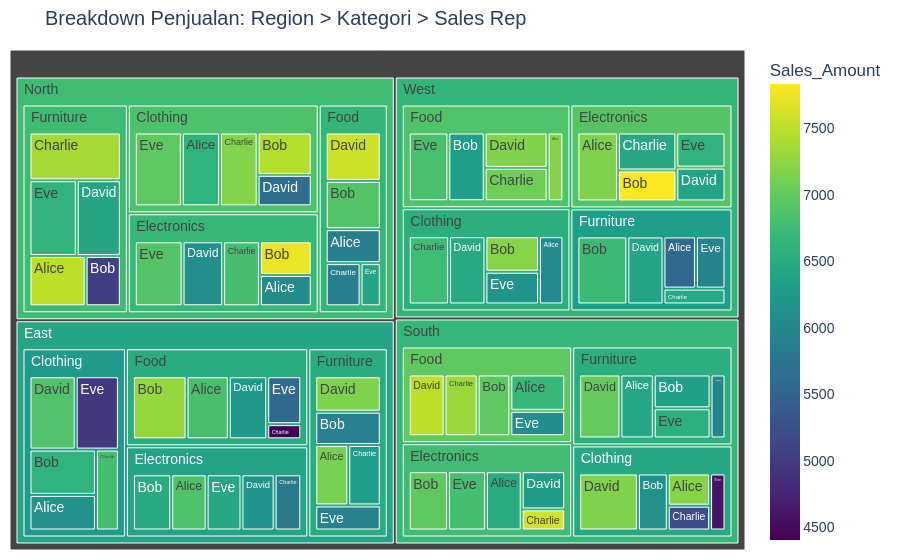

Write notebook code for a chart like this one.
### Markdown cell above
## Tree Map

### Code cell
fig_tree = px.treemap(
    df,
    path=['Region', 'Product_Category', 'Sales_Rep'],
    values='Sales_Amount',
    color='Sales_Amount',
    color_continuous_scale='Viridis',
    title='Breakdown Penjualan: Region > Kategori > Sales Rep'
)

fig_tree.update_layout(
    margin=dict(t=50, l=10, r=10, b=10),
    font=dict(family="Arial", size=14)
)

fig_tree.show()

### Figure 1 — Plotly figure (JSON) as saved in the notebook; plotly's stock layout.template omitted (floating-point values rounded to 4 significant figures)
{"data": [{"branchvalues": "total", "customdata": [[5046.0], [6736.0], [7491.0], [6130.0], [5806.0], [7066.0], [6566.0], [7005.0], [6749.0], [6630.0], [6312.0], [6829.0], [6430.0], [7307.0], [6412.0], [6492.0], [6462.0], [6896.0], [6438.0], [4972.0], [7496.0], [6178.0], [5565.0], [5880.0], [6390.0], [6626.0], [7603.0], [5936.0], [7124.0], [6100.0], [6461.0], [6978.0], [5974.0], [6145.0], [6798.0], [6468.0], [7185.0], [6623.0], [7157.0], [6879.0], [5952.0], [6977.0], [6860.0], [6708.0], [7155.0], [5621.0], [6801.0], [6892.0], [6343.0], [6384.0], [7366.0], [7182.0], [6298.0], [7278.0], [6523.0], [7207.0], [7165.0], [6975.0], [6239.0], [6054.0], [6636.0], [7832.0], [5215.0], [6039.0], [6807.0], [4580.0], [7442.0], [6821.0], [6175.0], [5852.0], [4405.0], [6403.0], [7210.0], [6076.0], [6305.0], [5568.0], [7734.0], [7202.0], [5909.0], [7585.0], [6763.0], [6308.0], [6979.0], [6443.0], [6388.0], [6867.0], [6552.0], [6557.0], [6703.0], [6249.0], [6679.0], [6770.0], [6517.0], [6913.0], [6849.0], [6524.0], [6756.0], [6663.0], [6694.0], [6412.0]], "domain": {"x": [0, 1], "y": [0, 1]}, "hovertemplate": "labels=%{label}<br>Sales_Amount_sum=%{value}<br>parent=%{parent}<br>id=%{id}<br>Sales_Amount=%{color}<extra></extra>", "ids": ["North/Furniture/Bob", "West/Furniture/Bob", "South/Food/David", "South/Clothing/Bob", "East/Electronics/Charlie", "West/Food/Charlie", "South/Furniture/Eve", "South/Furniture/David", "West/Clothing/Charlie", "North/Furniture/Eve", "West/Food/Bob", "West/Food/Eve", "South/Furniture/Alice", "South/Food/Charlie", "North/Furniture/David", "East/Electronics/Bob", "West/Clothing/David", "North/Electronics/Eve", "East/Electronics/Eve", "East/Clothing/Eve", "North/Furniture/Alice", "East/Electronics/David", "West/Furniture/Alice", "North/Food/Alice", "West/Furniture/David", "East/Clothing/Bob", "South/Electronics/Charlie", "East/Furniture/Eve", "East/Furniture/Alice", "North/Electronics/David", "West/Furniture/Charlie", "South/Electronics/Bob", "South/Furniture/Charlie", "East/Clothing/Alice", "South/Electronics/Eve", "West/Electronics/Charlie", "West/Food/David", "North/Clothing/Alice", "West/Electronics/Alice", "East/Clothing/David", "West/Furniture/Eve", "North/Clothing/Eve", "East/Electronics/Alice", "South/Food/Alice", "East/Furniture/David", "North/Clothing/David", "East/Clothing/Charlie", "North/Food/Bob", "South/Furniture/Bob", "West/Electronics/David", "North/Furniture/Charlie", "North/Clothing/Charlie", "South/Electronics/David", "East/Food/Bob", "South/Electronics/Alice", "West/Clothing/Bob", "South/Clothing/David", "South/Food/Bob", "East/Food/David", "North/Electronics/Alice", "West/Electronics/Eve", "West/Electronics/Bob", "South/Clothing/Charlie", "West/Clothing/Alice", "North/Electronics/Charlie", "South/Clothing/Eve", "North/Clothing/Bob", "East/Food/Alice", "West/Clothing/Eve", "North/Food/Charlie", "East/Food/Charlie", "North/Food/Eve", "South/Clothing/Alice", "South/Food/Eve", "East/Furniture/Charlie", "East/Food/Eve", "North/Electronics/Bob", "West/Food/Alice", "East/Furniture/Bob", "North/Food/David", "North/Furniture", "West/Furniture", "South/Food", "South/Clothing", "East/Electronics", "West/Food", "South/Furniture", "West/Clothing", "North/Electronics", "East/Clothing", "North/Food", "South/Electronics", "East/Furniture", "West/Electronics", "North/Clothing", "East/Food", "North", "West", "South", "East"], "labels": ["Bob", "Bob", "David", "Bob", "Charlie", "Charlie", "Eve", "David", "Charlie", "Eve", "Bob", "Eve", "Alice", "Charlie", "David", "Bob", "David", "Eve", "Eve", "Eve", "Alice", "David", "Alice", "Alice", "David", "Bob", "Charlie", "Eve", "Alice", "David", "Charlie", "Bob", "Charlie", "Alice", "Eve", "Charlie", "David", "Alice", "Alice", "David", "Eve", "Eve", "Alice", "Alice", "David", "David", "Charlie", "Bob", "Bob", "David", "Charlie", "Charlie", "David", "Bob", "Alice", "Bob", "David", "Bob", "David", "Alice", "Eve", "Bob", "Charlie", "Alice", "Charlie", "Eve", "Bob", "Alice", "Eve", "Charlie", "Charlie", "Eve", "Alice", "Eve", "Charlie", "Eve", "Bob", "Alice", "Bob", "David", "Furniture", "Furniture", "Food", "Clothing", "Electronics", "Food", "Furniture", "Clothing", "Electronics", "Clothing", "Food", "Electronics", "Furniture", "Electronics", "Clothing", "Food", "North", "West", "South", "East"], "marker": {"coloraxis": "coloraxis", "colors": [5046.0, 6736.0, 7491.0, 6130.0, 5806.0, 7066.0, 6566.0, 7005.0, 6749.0, 6630.0, 6312.0, 6829.0, 6430.0, 7307.0, 6412.0, 6492.0, 6462.0, 6896.0, 6438.0, 4972.0, 7496.0, 6178.0, 5565.0, 5880.0, 6390.0, 6626.0, 7603.0, 5936.0, 7124.0, 6100.0, 6461.0, 6978.0, 5974.0, 6145.0, 6798.0, 6468.0, 7185.0, 6623.0, 7157.0, 6879.0, 5952.0, 6977.0, 6860.0, 6708.0, 7155.0, 5621.0, 6801.0, 6892.0, 6343.0, 6384.0, 7366.0, 7182.0, 6298.0, 7278.0, 6523.0, 7207.0, 7165.0, 6975.0, 6239.0, 6054.0, 6636.0, 7832.0, 5215.0, 6039.0, 6807.0, 4580.0, 7442.0, 6821.0, 6175.0, 5852.0, 4405.0, 6403.0, 7210.0, 6076.0, 6305.0, 5568.0, 7734.0, 7202.0, 5909.0, 7585.0, 6763.0, 6308.0, 6979.0, 6443.0, 6388.0, 6867.0, 6552.0, 6557.0, 6703.0, 6249.0, 6679.0, 6770.0, 6517.0, 6913.0, 6849.0, 6524.0, 6756.0, 6663.0, 6694.0, 6412.0]}, "name": "", "parents": ["North/Furniture", "West/Furniture", "South/Food", "South/Clothing", "East/Electronics", "West/Food", "South/Furniture", "South/Furniture", "West/Clothing", "North/Furniture", "West/Food", "West/Food", "South/Furniture", "South/Food", "North/Furniture", "East/Electronics", "West/Clothing", "North/Electronics", "East/Electronics", "East/Clothing", "North/Furniture", "East/Electronics", "West/Furniture", "North/Food", "West/Furniture", "East/Clothing", "South/Electronics", "East/Furniture", "East/Furniture", "North/Electronics", "West/Furniture", "South/Electronics", "South/Furniture", "East/Clothing", "South/Electronics", "West/Electronics", "West/Food", "North/Clothing", "West/Electronics", "East/Clothing", "West/Furniture", "North/Clothing", "East/Electronics", "South/Food", "East/Furniture", "North/Clothing", "East/Clothing", "North/Food", "South/Furniture", "West/Electronics", "North/Furniture", "North/Clothing", "South/Electronics", "East/Food", "South/Electronics", "West/Clothing", "South/Clothing", "South/Food", "East/Food", "North/Electronics", "West/Electronics", "West/Electronics", "South/Clothing", "West/Clothing", "North/Electronics", "South/Clothing", "North/Clothing", "East/Food", "West/Clothing", "North/Food", "East/Food", "North/Food", "South/Clothing", "South/Food", "East/Furniture", "East/Food", "North/Electronics", "West/Food", "East/Furniture", "North/Food", "North", "West", "South", "South", "East", "West", "South", "West", "North", "East", "North", "South", "East", "West", "North", "East", "", "", "", ""], "type": "treemap", "values": [44100.0, 101600.0, 69000.0, 55070.0, 47960.0, 62300.0, 53090.0, 81700.0, 81920.0, 89050.0, 74280.0, 80790.0, 65970.0, 63640.0, 83150.0, 69090.0, 73910.0, 92480.0, 62740.0, 81960.0, 70240.0, 59700.0, 50680.0, 50610.0, 73630.0, 77820.0, 29030.0, 44550.0, 54230.0, 78660.0, 29400.0, 73670.0, 29580.0, 61180.0, 71180.0, 66080.0, 66130.0, 80540.0, 83250.0, 87560.0, 46150.0, 99070.0, 63610.0, 62230.0, 62960.0, 48580.0, 48150.0, 71970.0, 59550.0, 49490.0, 108400.0, 79370.0, 52600.0, 103800.0, 67190.0, 56670.0, 108100.0, 62920.0, 74390.0, 48260.0, 51380.0, 53870.0, 33890.0, 49530.0, 71290.0, 28410.0, 65420.0, 81770.0, 52270.0, 40690.0, 15810.0, 23570.0, 44020.0, 43400.0, 53260.0, 50080.0, 51970.0, 32230.0, 59150.0, 72140.0, 395000.0, 301500.0, 301200.0, 269500.0, 303100.0, 315700.0, 289900.0, 314300.0, 342700.0, 356700.0, 259000.0, 293700.0, 274200.0, 304100.0, 373000.0, 325900.0, 1370000.0, 1236000.0, 1154000.0, 1260000.0]}], "layout": {"coloraxis": {"autocolorscale": false, "colorbar": {"title": {"text": "Sales_Amount"}}, "colorscale": [[0, "#440154"], [0.1111, "#482878"], [0.2222, "#3e4989"], [0.3333, "#31688e"], [0.4444, "#26828e"], [0.5556, "#1f9e89"], [0.6667, "#35b779"], [0.7778, "#6ece58"], [0.8889, "#b5de2b"], [1, "#fde725"]]}, "font": {"family": "Arial", "size": 14}, "legend": {"tracegroupgap": 0}, "margin": {"b": 10, "l": 10, "r": 10, "t": 50}, "title": {"text": "Breakdown Penjualan: Region > Kategori > Sales Rep"}}}
